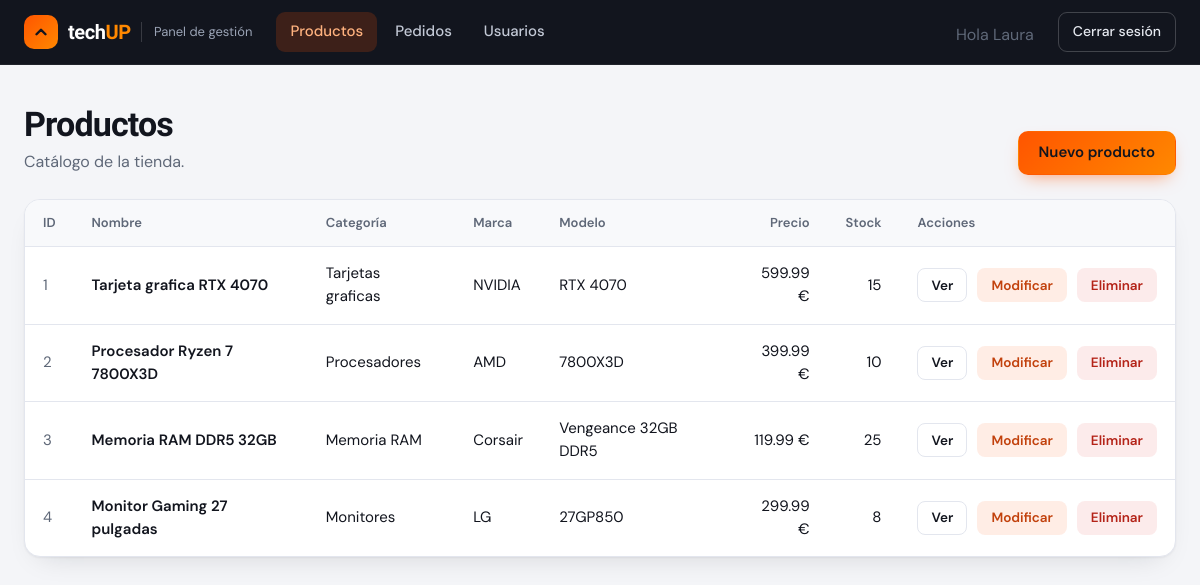
The page /index.php?entity=producto&action=index (signed in) on the database its author committed.
### tables this page shows
CREATE TABLE productos (
    id_producto INT UNSIGNED AUTO_INCREMENT PRIMARY KEY,
    nombre VARCHAR(120) NOT NULL,
    categoria VARCHAR(60) NOT NULL,
    marca VARCHAR(60) NOT NULL,
    modelo VARCHAR(100),
    precio DECIMAL(10, 2) NOT NULL,
    stock INT UNSIGNED NOT NULL DEFAULT 0,

    CONSTRAINT chk_producto_precio
        CHECK (precio >= 0)
);

### controller/CProducto.php (called while the page is built, shortened)
<?php
require_once __DIR__ . "/../model/MProductos.php";
class CProducto
{
    private MProductos $model;
    public function __construct()
    {
        $this->model = new MProductos();
    }
    public function index()
    {
        $productos = $this->model->getAll();
        require_once __DIR__ . "/../view/productos/VProductoIndex.php";
    }
}

### index.php (called while the page is built, shortened)
<?php
CDestino::enrutar();

### db/Conectar.php (called while the page is built)
<?php
class ConexionBD{
    public static function conectar(){
        $conexion = new mysqli("127.0.0.1","root","","tienda_informatica");
        $conexion -> query("SET NAMES 'UTF8' ");
        return $conexion;
    }
}

### model/MProductos.php (called while the page is built, shortened)
<?php
class MProductos
{
    private $db;
    private $data;
    public function __construct()
    {
        $this->db = ConexionBD::conectar();
        $this->data = array();
    }
    public function getAll()
    {
        $consulta = $this->db->query("SELECT * FROM productos");
        while ($filas = $consulta->fetch_assoc()) {
            $this->data[] = $filas;
        }
        return $this->data;
    }
}

### view/productos/VProductoIndex.php (the view, shortened to what this page needs)
<!DOCTYPE html>
<html lang="es">
<head>
    <link rel="stylesheet" href="view/styles.css">
</head>
<body>
    <header class="topbar">
        <div class="topbar-inner">
            <a class="brand" href="?entity=producto&amp;action=index" aria-label="techUP, inicio">
                <span class="brand-mark" aria-hidden="true"><svg width="18" height="18" viewBox="0 0 24 24" fill="none" stroke="#12151e" stroke-width="3.2" stroke-linecap="round" stroke-linejoin="round"><path d="M6 15l6-6 6 6"/></svg></span>
                <span class="brand-name">tech<b>UP</b></span>
                <span class="brand-tag">Panel de gestión</span>
            </a>
            <nav class="nav" aria-label="Secciones">
            <a href="?entity=producto&amp;action=index" class="is-active" aria-current="page">Productos</a>
            <a href="?entity=pedido&amp;action=index">Pedidos</a>
            <a href="?entity=usuario&amp;action=index">Usuarios</a>
            </nav>
            <span class="page-sub"> Hola  <?=$_SESSION["nombre"] ?></span>
            <a class="logout" href="?entity=login&amp;action=index">Cerrar sesión</a>
        </div>
    </header>
    <main class="page">
        <div class="page-head">
            <div>
                <h1>Productos</h1>
                <p class="page-sub">Catálogo de la tienda.</p>
            </div>
            <a href="?entity=producto&action=create" class="btn btn-primary">Nuevo producto</a>
        </div>
        <div class="panel table-wrap">
            <table class="table">
                <thead>
                    <tr>
                        <th scope="col">ID</th>
                        <th scope="col">Nombre</th>
                        <th scope="col">Categoría</th>
                        <th scope="col">Marca</th>
                        <th scope="col">Modelo</th>
                        <th scope="col" class="num">Precio</th>
                        <th scope="col" class="num">Stock</th>
                        <th scope="col">Acciones</th>
                    </tr>
                </thead>
                <tbody>
                    <?php
                    foreach ($productos as $dato) {
                        echo "<tr>
                            <td class='muted'>" . $dato['id_producto'] . "</td>";
                        echo "<td class='strong'>" . $dato['nombre'] . "</td>";
                        echo "<td>" . $dato['categoria'] . "</td>";
                        echo "<td>" . $dato['marca'] . "</td>";
                        echo "<td>" . $dato['modelo'] . "</td>";
                        echo "<td class='num'>" . $dato['precio'] . " €</td>";
                        echo "<td class='num'>" . $dato['stock'] . "</td>";
                        echo "<td class='actions'>
                            <a href='?entity=producto&action=show&id=" . $dato['id_producto'] . "' class='btn btn-sm btn-view'>Ver</a>
                            <a href='?entity=producto&action=edit&id=" . $dato['id_producto'] . "' class='btn btn-sm btn-edit'>Modificar</a>
                            <a href='?entity=producto&action=destroy&id=" . $dato['id_producto'] . "' class='btn btn-sm btn-delete'>Eliminar</a>
                            </td>
                            </tr>";
                    }
                    ?>
                </tbody>
            </table>
        </div>
    </main>
</body>
</html>

### rows shown on the page
productos: id_producto "1", nombre "Tarjeta grafica RTX 4070", categoria "Tarjetas graficas", marca "NVIDIA", modelo "RTX 4070", precio "599.99", stock "15"
productos: id_producto "2", nombre "Procesador Ryzen 7 7800X3D", categoria "Procesadores", marca "AMD", modelo "7800X3D", precio "399.99", stock "10"
productos: id_producto "3", nombre "Memoria RAM DDR5 32GB", categoria "Memoria RAM", marca "Corsair", modelo "Vengeance 32GB DDR5", precio "119.99", stock "25"
productos: id_producto "4", nombre "Monitor Gaming 27 pulgadas", categoria "Monitores", marca "LG", modelo "27GP850", precio "299.99", stock "8"

### other values the page prints
$_SESSION["nombre"] "Laura"
